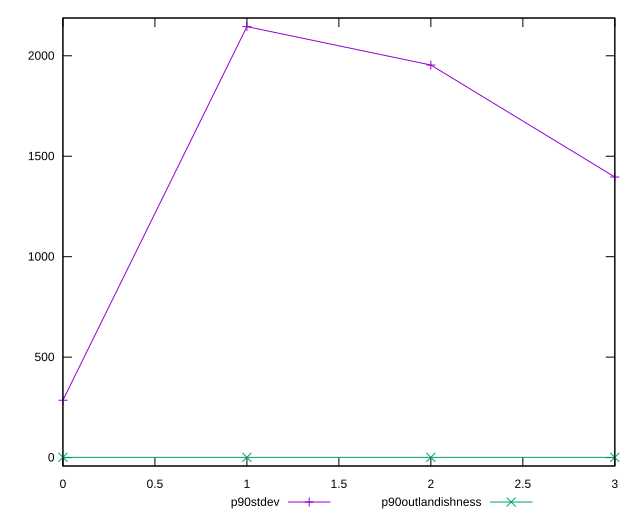

Recreate this plot in gnuplot.
reset

$p90Stdev <<EOF
0 285.3918319567354
1 2145.1077605091346
2 1953.8353709844184
3 1396.5073865180111
EOF

$p90Outlandishness <<EOF
0 1.1941747044717037
1 1.0732833053676443
2 1.0702037263466246
3 0.9855487052275425
EOF

set key outside below
set xrange [0:3]
set yrange [-41.89689553085059:2187.990204745213]
set trange [-41.89689553085059:2187.990204745213]
set terminal svg size 640, 520 enhanced background rgb 'white'
set output "reports/report_00027_2021-02-24T12-40-31.850Z/largest-contentful-paint/progression/stddev.svg"

plot $p90Stdev title "p90stdev" with linespoints, \
     $p90Outlandishness title "p90outlandishness" with linespoints

reset
